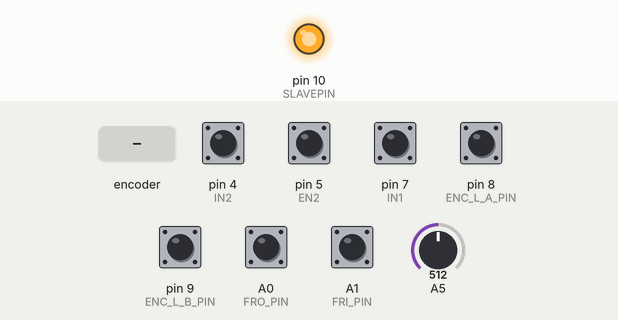
This sketch was run on a simulated Arduino Uno, built with avr-gcc and run on an emulated ATmega328P. On the bench: output pins drawn as LEDs (lit = HIGH). Inputs (shaded band) come from the test bench; at power-on: A0 (FRO_PIN), A1 (FRI_PIN), pin 4 (IN2), pin 5 (EN2), pin 7 (IN1), pin 8 (ENC_L_A_PIN), pin 9 (ENC_L_B_PIN) HIGH, A5 = 512. What the sketch prints to the serial monitor is not drawn.

Above: at 1.2 s.
1.3 s: A5 set to 215
4.3 s: A5 set to 187
7.3 s: rotary encoder on pin 8 (ENC_L_A_PIN) / pin 9 (ENC_L_B_PIN) turned 3 steps (first pin leading)
9.4 s: pin 4 (IN2) pulled LOW for 1 s
Timing chart, 0 to 12.4 s (numbered marks = the images above; inputs shaded):
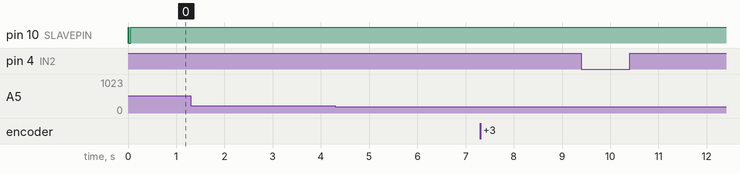

The sketch:

FullScalePrototypeRun.ino
```cpp
#include "FSPSensor.h"
#include "FSPDrive.h"
#include "PIDControlAlgorithm.h"
#include "Arduino.h"
#include <SPI.h>

FSPSensor* sensor = new FSPSensor();

FSPDrive* drive = new FSPDrive(sensor, 0);
//                                                                    P , I,  D
ControlAlgorithm* controller = new PIDControlAlgorithm(sensor, drive, 120, 0, 10, 511);

void setup()
{
  Serial.begin(9600);
  Serial.flush();
  pinMode(12,INPUT);
  pinMode(7,INPUT);
  pinMode(8,INPUT);
  pinMode(9,INPUT);
  digitalWrite(12, HIGH);
  digitalWrite(7, HIGH);
  digitalWrite(8, HIGH);
  digitalWrite(9, HIGH);
  sensor->init();
}

void loop()
{
  int spd;
  bool emstop, forward, go, jog;
  spd = analogRead(5)/2;
  emstop = digitalRead(12);
  forward = digitalRead(7);
  go = digitalRead(8);
  jog = digitalRead(9);
  //since the emergency stop is normally open, switch convension to make logical sense
  emstop = !emstop;

  Serial.print("EM Stop: ");
  Serial.print(emstop);
  Serial.print(", Forward: ");
  Serial.print(forward);
  Serial.print(", Go: ");
  Serial.print(go);
  Serial.print(", Jog: ");
  Serial.print(jog);
  Serial.print(", Speed: ");
  Serial.print(spd);

  if (!emstop){
    if(go){
    //  Serial.println("Entering sense");
      sensor->sense(forward);
    //  Serial.print(sensor->getfli());
    //  Serial.print(", ");
    //  Serial.print(sensor->getflo());
    //  Serial.print(", ");
    //  Serial.print(sensor->getfri());
    //  Serial.print(", ");
    //  Serial.print(sensor->getfro());
    //  Serial.println();
    //  Serial.println("Entering process");
      controller->process();
    //  Serial.println("Entering driver");
      drive->drive(spd,forward);
    }
    else if(jog){
      drive->setlspd(spd);
      drive->setrspd(spd);
      drive->drive(spd, forward);
    }
    else{
      drive->setlspd(0);
      drive->setrspd(0);
      drive->drive(spd, forward);
    }
  }
  else{
    drive->setlspd(0);
    drive->setrspd(0);
    drive->drive(spd, forward);
  }
  Serial.print(", Time: ");
  Serial.println(millis());
}
```

ControlAlgorithm.h
```cpp
#ifndef CONTROL_ALGORITHM_H
#define CONTROL_ALGORITHM_H

#include "Sensor.h"
#include "Drive.h"

class ControlAlgorithm
{
protected:
    Sensor* sensor;
    Drive* drive;
public:
    ControlAlgorithm(Sensor* sens, Drive* drv){
        sensor = sens;
        drive = drv;
    }
    virtual void process(){}
};

#endif
```

Drive.h
```cpp
#ifndef DRIVE_H
#define DRIVE_H
#include "Sensor.h"

class Drive
{
protected:
    Sensor* sensor;
    double nomspd, lspd, rspd;
public:
    Drive(Sensor* newsensor){sensor = newsensor; lspd = 0; rspd = 0; nomspd = 0;}
    virtual void drive(double spd){}

    virtual void setnomspd(double newnomspd){ nomspd = newnomspd; }
    virtual void getnomspd(double &tbnomspd){ tbnomspd = nomspd; }
    virtual void setlspd(double newlspd){ lspd = newlspd; }
    virtual void getlspd(double &tblspd){ tblspd = lspd; }
    virtual void setrspd(double newrspd){ rspd = newrspd; }
    virtual void getrspd(double &tbrspd){ tbrspd = rspd; }
};

#endif
```

FSPDrive.cpp
```cpp
#include "FSPDrive.h"
#include <Arduino.h>
#include <SPI.h>
#define EN1 6
#define EN2 5
#define IN1 7
#define IN2 4
#define SLAVEPIN 10

int writetoDAC(int operation, int value){
  int r1, r0;
  switch (operation){
  case 0:
    r0 = 0;
    r1 = 0;
    break;
  case 1:
    r0 = 4096;
    r1 = 0;
    break;
  case 2:
    r0 = 0;
    r1 = 32768;
    break;
  default:
    return -1;
  }
  int data = r0 + r1 + (value<<2);
//  for(int i = 15; i != -1; i--) {
//    Serial.print(0x01&(data>>i));
//  }
//  Serial.println();

  int secondbyte = data;
  int firstbyte = data >> 8;
  digitalWrite(SLAVEPIN,LOW);
  SPI.transfer(firstbyte);
  SPI.transfer(secondbyte);
  digitalWrite(SLAVEPIN,HIGH);
}

void Motor1(int val) {
  writetoDAC(1, val);
}

void Motor2(int val) {
  writetoDAC(2, val);
}

FSPDrive::FSPDrive(Sensor* newsensor, double newnomspd) :
Drive(newsensor)
{
  nomspd = newnomspd;
  // set the slaveSelectPin as an output:
  pinMode (SLAVEPIN, OUTPUT);
  // initialize SPI:
  SPI.begin();
  SPI.setBitOrder(MSBFIRST);
  SPI.setClockDivider(SPI_CLOCK_DIV2);
  SPI.setDataMode(SPI_MODE2);
  Motor1(0);
  Motor2(0);
}

void FSPDrive::drive(int nomspeed, bool forward)
{
  nomspd = nomspeed;
  //Use encoder counts to set the appropriate speed (later, just send the values to the
  //int lenc, renc;
  //sensor->getlenccount(lenc);
  //sensor->getrenccount(renc);
  if (forward){
    Motor1(lspd);
    Motor2(rspd);
  }
  else {
    Motor1(rspd);
    Motor2(lspd);
  }

  Serial.print(", lspd: ");
  Serial.print(lspd);
  Serial.print(", rspd: ");
  Serial.print(rspd);
}
```

FSPDrive.h
```cpp
#ifndef LAB_MODEL_DRIVE_H
#define LAB_MODEL_DRIVE_H
#include "Drive.h"
#include "Sensor.h"
#include "Arduino.h"
#include <SPI.h>

class FSPDrive: public Drive
{
protected:
public:
    FSPDrive(Sensor* newsensor, double newnomspd);
    virtual void drive(int nomspeed, bool forward);
};

#endif
```

FSPSensor.cpp
```cpp
#include "FSPSensor.h"

FSPSensor::FSPSensor() :
Sensor()
{
  lastfrerr = 0;
  lastflerr = 0;

  flerr = 0;
  frerr = 0;
  blerr = 0;
  brerr = 0;
}

void FSPSensor::init()
{
  digitalWrite(FLI_PIN, HIGH);
  digitalWrite(FLO_PIN, HIGH);
  digitalWrite(FRI_PIN, HIGH);
  digitalWrite(FRO_PIN, HIGH);

  digitalWrite(BLI_PIN, HIGH);
  digitalWrite(BLO_PIN, HIGH);
  digitalWrite(BRI_PIN, HIGH);
  digitalWrite(BRO_PIN, HIGH);
}

void FSPSensor::sense(bool forward) {
  if(forward) {
  //reset errors if you switch directions
    if(direction != forward){
      lastfrerr = 0;
      lastflerr = 0;

      flerr = 0;
      frerr = 0;
      blerr = 0;
      brerr = 0;
      direction = forward;
    }
    fliraw = digitalRead(FLI_PIN);
    floraw = digitalRead(FLO_PIN);
    friraw = digitalRead(FRI_PIN);
    froraw = digitalRead(FRO_PIN);
  }
  else{
    if(direction != forward){
      lastfrerr = 0;
      lastflerr = 0;

      flerr = 0;
      frerr = 0;
      blerr = 0;
      brerr = 0;
      direction = forward;
    }
    fliraw = digitalRead(BLI_PIN);
    floraw = digitalRead(BLO_PIN);
    friraw = digitalRead(BRI_PIN);
    froraw = digitalRead(BRO_PIN);
  }

  Serial.print(", FLI: ");
  Serial.print(fliraw);
  Serial.print(", FLO: ");
  Serial.print(floraw);
  Serial.print(", FRI: ");
  Serial.print(friraw);
  Serial.print(", FRO: ");
  Serial.print(froraw);

  bool fribool, frobool, flibool, flobool;

  //threshold the raw inputs using flithresh, frithresh, flothresh, frothresh
  fribool = friraw;
  flibool = fliraw;
  frobool = froraw;
  flobool = floraw;
//  Serial.print(fribool);
//  Serial.print(frobool);
//  Serial.print(flibool);
//  Serial.print(flobool);

  //calculate error based on past state as well (if o was off and i was on before and theyre both off now, make the error far to the o side)
  if(frobool && fribool){
    frerr = 0;
  }
  else if(!frobool){
    if((lastfrerr == 1 || lastfrerr == 2) && !fribool) {
      frerr = 2;
    }
    else if(lastfrerr == -1 || lastfrerr == -2) {
      frerr = -2;
    }
    else {
      frerr = 1;
    }
  }
  else if(!fribool){
    frerr = -1;
  }

  if(flobool && flibool){
    flerr = 0;
  }
  else if(!flibool){
    if((lastflerr == 1 || lastflerr == 2) && !flobool) {
      flerr = 2;
    }
    else if(lastflerr == -1 || lastflerr == -2) {
      flerr = -2;
    }
    else {
      flerr = 1;
    }
  }
  else if(!flobool){
    flerr = -1;
  }

  lastflerr = flerr;
  lastfrerr = frerr;
  //update error values
  brerr = 0;
  blerr = 0;


//  Serial.print(":");
//  Serial.print(frerr);
//  Serial.print(":");
//  Serial.print(flerr);
}

void FSPSensor::getfrerr(double &tbfrerr) {
  tbfrerr = frerr;
}

void FSPSensor::getflerr(double &tbflerr) {
  tbflerr = flerr;
}

void FSPSensor::getbrerr(double &tbbrerr) {
  tbbrerr = brerr;
}

void FSPSensor::getblerr(double &tbblerr) {
  tbblerr = blerr;
}

int FSPSensor::getfli() {
  return fliraw;
}

int FSPSensor::getflo() {
  return floraw;
}

int FSPSensor::getfri() {
  return friraw;
}

int FSPSensor::getfro() {
  return froraw;
}
```

FSPSensor.h
```cpp
#ifndef LAB_MODEL_SENSOR_H
#define LAB_MODEL_SENSOR_H

#include "Sensor.h"
#include "Arduino.h"

#define FLI_PIN 4
#define FLO_PIN 5
#define FRI_PIN A1
#define FRO_PIN A0
#define BLI_PIN A2
#define BLO_PIN A3
#define BRI_PIN 3
#define BRO_PIN 2

class FSPSensor: public Sensor
{
protected:
  bool direction;
  double flerr, frerr, blerr, brerr;

  int fliraw;
  int floraw;
  int friraw;
  int froraw;
  double flothresh, frothresh, flithresh, frithresh;
  int lastfrerr, lastflerr;

  double lDistance, rDistance; // Duration used to calculate distance
public:
  FSPSensor();
  void init();
  void sense(bool forward);
  void getfrerr(double &tbfrerr);
  void getflerr(double &tbflerr);
  void getbrerr(double &tbbrerr);
  void getblerr(double &tbblerr);
  void getlenccount(long &tblenccount);
  void getrenccount(long &tbrenccount);
  int getfli();
  int getflo();
  int getfri();
  int getfro();
};

#endif
```

LabModelDrive.cpp
```cpp
#include "LabModelDrive.h"

#define EN1 6
#define EN2 5
#define IN1 7
#define IN2 4

void Motor1(int pwm, boolean reverse) {
  if (pwm > 255) {pwm = 255;}
  if (pwm < 0) {pwm = 0;}
  analogWrite(EN1,pwm); //set pwm control, 0 for stop, and 255 for maximum speed
  if(reverse) {
    digitalWrite(IN1,HIGH);
  }
  else {
    digitalWrite(IN1,LOW);
  }
}

void Motor2(int pwm, boolean reverse) {
  if (pwm > 255) {pwm = 255;}
  if (pwm < 0) {pwm = 0;}
  analogWrite(EN2,pwm);
  if(reverse) {
    digitalWrite(IN2,HIGH);
  }
  else
  {
    digitalWrite(IN2,LOW);
  }
}

LabModelDrive::LabModelDrive(Sensor* newsensor, double wSize, int numcounts, double newnomspd) :
Drive(newsensor)
{
  wheelSize = wSize;
  countsPerRot = numcounts;
  nomspd = newnomspd;
  analogWrite(EN1, OUTPUT);
  analogWrite(EN2, OUTPUT);
  analogWrite(IN1, OUTPUT);
  analogWrite(IN2, OUTPUT);
  Motor1(0,false);
  Motor2(0,false);
}

void LabModelDrive::drive()
{
  //Use encoder counts to set the appropriate speed (later, just send the values to the
  //int lenc, renc;
  //sensor->getlenccount(lenc);
  //sensor->getrenccount(renc);

  Motor1(lspd, true);
  Motor2(rspd, true);

  Serial.print(lspd);
  Serial.print(", ");
  Serial.print(rspd);
  Serial.println();
}
```

LabModelDrive.h
```cpp
#ifndef LAB_MODEL_DRIVE_H
#define LAB_MODEL_DRIVE_H
#include "Drive.h"
#include "Sensor.h"
#include "Arduino.h"

class LabModelDrive: public Drive
{
protected:
    double wheelSize;
    int countsPerRot;
public:
    LabModelDrive(Sensor* newsensor, double wSize, int numcounts, double newnomspd);
    virtual void drive();
};

#endif
```

LabModelSensor.cpp
```cpp
#include "LabModelSensor.h"

LabModelSensor::LabModelSensor() :
Sensor()
{

  flothresh = 600;
  frothresh = 600;
  flithresh = 600;
  frithresh = 600;
  lastfrerr = 0;
  lastflerr = 0;

  flerr = 0;
  frerr = 0;
  blerr = 0;
  brerr = 0;
}

void LabModelSensor::init()
{
  digitalWrite(FLI_PIN, HIGH);
  digitalWrite(FLO_PIN, HIGH);
  digitalWrite(FRI_PIN, HIGH);
  digitalWrite(FRO_PIN, HIGH);

  pinMode(US_R_TRIG_PIN, OUTPUT);
  pinMode(US_R_ECHO_PIN, INPUT);
  pinMode(US_L_TRIG_PIN, OUTPUT);
  pinMode(US_L_ECHO_PIN, INPUT);

  pinMode(ENC_L_A_PIN, INPUT);
  pinMode(ENC_L_B_PIN, INPUT);
  pinMode(ENC_R_A_PIN, INPUT);
  pinMode(ENC_R_B_PIN, INPUT);

  digitalWrite(ENC_L_A_PIN, HIGH);
  digitalWrite(ENC_L_B_PIN, HIGH);
  digitalWrite(ENC_R_A_PIN, HIGH);
  digitalWrite(ENC_R_B_PIN, HIGH);
}

void LabModelSensor::sense() {
  lDistance=readUltrasonic(US_L_TRIG_PIN, US_L_ECHO_PIN);
  rDistance=readUltrasonic(US_R_TRIG_PIN, US_R_ECHO_PIN);
  fliraw = analogRead(FLI_ANALOG_PIN);
  floraw = analogRead(FLO_ANALOG_PIN);
  friraw = analogRead(FRI_ANALOG_PIN);
  froraw = analogRead(FRO_ANALOG_PIN);

  Serial.print(fliraw);
  Serial.print(", ");
  Serial.print(floraw);
  Serial.print(", ");
  Serial.print(friraw);
  Serial.print(", ");
  Serial.print(froraw);
  Serial.print(", ");

  bool fribool, frobool, flibool, flobool;

  //threshold the raw inputs using flithresh, frithresh, flothresh, frothresh
  fribool = friraw > frithresh;
  flibool = fliraw > flithresh;
  frobool = froraw > frothresh;
  flobool = floraw > flothresh;
  Serial.print(fribool);
  Serial.print(frobool);
  Serial.print(flibool);
  Serial.print(flobool);

  //calculate error based on past state as well (if o was off and i was on before and theyre both off now, make the error far to the o side)
  if(frobool && fribool){
    frerr = 0;
  }
  else if(!frobool){
    if((lastfrerr == 1 || lastfrerr == 2) && !fribool) {
      frerr = 2;
    }
    else if(lastfrerr == -1 || lastfrerr == -2) {
      frerr = -2;
    }
    else {
      frerr = 1;
    }
  }
  else if(!fribool){
    frerr = -1;
  }

  if(flobool && flibool){
    flerr = 0;
  }
  else if(!flibool){
    if((lastflerr == 1 || lastflerr == 2) && !flobool) {
      flerr = 2;
    }
    else if(lastflerr == -1 || lastflerr == -2) {
      flerr = -2;
    }
    else {
      flerr = 1;
    }
  }
  else if(!flobool){
    flerr = -1;
  }

  lastflerr = flerr;
  lastfrerr = frerr;
  //update error values
  brerr = 0;
  blerr = 0;


  Serial.print(":");
  Serial.print(frerr);
  Serial.print(":");
  Serial.print(flerr);
  updateEncoder(ENC_L_A_PIN, ENC_L_B_PIN, encLAstate, encLBstate, lenccount);
  updateEncoder(ENC_R_A_PIN, ENC_R_B_PIN, encRAstate, encRBstate, renccount);
}

double LabModelSensor::readUltrasonic(const char trigPin, const char echoPin) {
  digitalWrite(trigPin, LOW);
  delayMicroseconds(2);
  digitalWrite(trigPin, HIGH);
  delayMicroseconds(10);
  digitalWrite(trigPin, LOW);

  //Calculate the distance (in cm) based on the speed of sound.
  return pulseIn(echoPin, HIGH)/SPEED_OF_SOUND;
}

void LabModelSensor::updateEncoder(const char aPin, const char bPin, boolean &aState, boolean &bState, long &count) {
  boolean oldAstate = aState;
  boolean oldBstate = bState;
  aState = digitalRead(aPin);
  bState = digitalRead(bPin);
  if((oldAstate != aState) || (oldBstate != bState)) { //this isn't implemented properly but I'll make this better later
    count = count + 1;
  }
}

void LabModelSensor::getfrerr(double &tbfrerr) {
  tbfrerr = frerr;
}

void LabModelSensor::getflerr(double &tbflerr) {
  tbflerr = flerr;
}

void LabModelSensor::getbrerr(double &tbbrerr) {
  tbbrerr = brerr;
}

void LabModelSensor::getblerr(double &tbblerr) {
  tbblerr = blerr;
}

void LabModelSensor::getlenccount(long &tblenccount) {
  tblenccount = lenccount;
}

void LabModelSensor::getrenccount(long &tbrenccount) {
  tbrenccount = renccount;
}

int LabModelSensor::getfli() {
  return fliraw;
}

int LabModelSensor::getflo() {
  return floraw;
}

int LabModelSensor::getfri() {
  return friraw;
}

int LabModelSensor::getfro() {
  return froraw;
}
```

LabModelSensor.h
```cpp
#ifndef LAB_MODEL_SENSOR_H
#define LAB_MODEL_SENSOR_H

#include "Sensor.h"
#include "Arduino.h"

#define FLI_ANALOG_PIN 0
#define FLO_ANALOG_PIN 1
#define FRI_ANALOG_PIN 2
#define FRO_ANALOG_PIN 3

#define FLI_PIN A0
#define FLO_PIN A1
#define FRI_PIN A2
#define FRO_PIN A3

#define US_L_TRIG_PIN 2
#define US_L_ECHO_PIN 3
#define US_R_TRIG_PIN 12
#define US_R_ECHO_PIN 13

#define ENC_L_A_PIN 8
#define ENC_L_B_PIN 9
#define ENC_R_A_PIN 10
#define ENC_R_B_PIN 11

#define SPEED_OF_SOUND 58.2
#define MAXIMUM_ULTRASOUND_RANGE 200
#define MINIMUM_ULTRASOUND_RANGE 0

class LabModelSensor: public Sensor
{
protected:
  long lenccount;
  long renccount;
  boolean encLAstate;
  boolean encLBstate;
  boolean encRAstate;
  boolean encRBstate;

  double flerr, frerr, blerr, brerr;

  int fliraw;
  int floraw;
  int friraw;
  int froraw;
  double flothresh, frothresh, flithresh, frithresh;
  int lastfrerr, lastflerr;

  double lDistance, rDistance; // Duration used to calculate distance
public:
  LabModelSensor();
  void init();
  void sense();
  double readUltrasonic(const char trigPin, const char echoPin);
  void updateEncoder(const char aPin, const char bPin, boolean &aState, boolean &bState, long &count);
  void getfrerr(double &tbfrerr);
  void getflerr(double &tbflerr);
  void getbrerr(double &tbbrerr);
  void getblerr(double &tbblerr);
  void getlenccount(long &tblenccount);
  void getrenccount(long &tbrenccount);
  int getfli();
  int getflo();
  int getfri();
  int getfro();
};

#endif
```

PIDControlAlgorithm.cpp
```cpp
#include "PIDControlAlgorithm.h"
#include <stdio.h>
#include "Arduino.h"

PIDControlAlgorithm::PIDControlAlgorithm(Sensor* inputsensor, Drive* outputdrive, double proportional, double integral, double derivative, double maxspeed) : ControlAlgorithm(inputsensor, outputdrive)
{
    p = proportional;
    i = integral;
    d = derivative;
    maxspd = maxspeed;
    perr = 0;
    ierr = 0;
    derr = 0;
}

void PIDControlAlgorithm::process()
{
    double flerr, frerr, blerr, brerr;
    sensor->getflerr(flerr);
    sensor->getblerr(blerr);
    sensor->getfrerr(frerr);
    sensor->getbrerr(brerr);
    //printf("%f\t%f\n", flerr, frerr);
    //getchar();
//    Serial.print(" ");
//    Serial.print(flerr);
//    Serial.print(" ");
//    Serial.print(" ");
//    Serial.print(frerr);
//    Serial.print(" ");
    double newperr = p*(flerr + frerr);
    double newierr = ierr + i*(perr);
    double newderr = d*(newperr - perr);

//    Serial.print(" ");
//    Serial.print(newperr);
//    Serial.print(" ");
    perr = newperr;
    ierr = newierr;
    derr = newderr;

    double totalerr = perr + ierr + derr;
    double nomspeed;
    drive->getnomspd(nomspeed);
//    Serial.print(" ");
//    Serial.print(totalerr);
//    Serial.print(" ");
    totalerr = totalerr*nomspeed/maxspd;

//    Serial.print(" ");
//    Serial.print(totalerr);
//    Serial.print(" ");
    drive->setlspd(max(min(nomspeed - totalerr,maxspd),0));
    drive->setrspd(max(min(nomspeed + totalerr,maxspd),0));
}
```

PIDControlAlgorithm.h
```cpp
#ifndef PID_CONTROL_ALGORITHM_H
#define PID_CONTROL_ALGORITHM_H

#include "ControlAlgorithm.h"
#include "Sensor.h"
#include "Drive.h"

class PIDControlAlgorithm : public ControlAlgorithm
{
private:
    double pasterr;
    double p, i, d;
    double perr, ierr, derr;
    double maxspd;
public:
    PIDControlAlgorithm(Sensor* inputsensor, Drive* outputdrive, double proportional, double integral, double derivative, double speed);
    void process();
};

#endif
```

Sensor.h
```cpp
#ifndef SENSOR_H
#define SENSOR_H

class Sensor
{
public:
    virtual void init(){};
    virtual void sense(){};
    virtual void getfrerr(double &tbfrerr){};
    virtual void getflerr(double &tbflerr){};
    virtual void getbrerr(double &tbbrerr){};
    virtual void getblerr(double &tbblerr){};
    virtual void getlenccount(int &tblenccount){};
    virtual void getrenccount(int &tbrenccount){};
};

#endif
```
